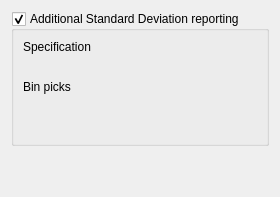
     <widget class="QWidget" name="tab_add_report">
      <attribute name="title">
       <string>Additional Reporting</string>
      </attribute>
      <layout class="QVBoxLayout" name="verticalLayout_9">
       <item>
        <widget class="QGroupBox" name="groupBox_add_sd">
         <property name="title">
          <string>Additional Standard Deviation reporting</string>
         </property>
         <property name="checkable">
          <bool>true</bool>
         </property>
         <layout class="QVBoxLayout" name="verticalLayout_10">
          <item>
           <layout class="QGridLayout" name="gridLayout">
            <item row="0" column="0">
             <widget class="QLabel" name="label_add_sd_spec">
              <property name="text">
               <string>Specification</string>
              </property>
             </widget>
            </item>
            <item row="3" column="0">
             <widget class="QLabel" name="label_add_sd_bins">
              <property name="text">
               <string>Bin picks</string>
              </property>
             </widget>
            </item>
            <item row="2" column="1">
             <spacer name="horizontalSpacer_add_sd">
              <property name="orientation">
               <enum>Qt::Horizontal</enum>
              </property>
              <property name="sizeHint" stdset="0">
               <size>
                <width>40</width>
                <height>20</height>
               </size>
              </property>
             </spacer>
            </item>
            <item row="4" column="0" colspan="2">
             <layout class="QVBoxLayout" name="verticalLayout_add_sd_bins"/>
            </item>
            <item row="1" column="0" colspan="2">
             <layout class="QVBoxLayout" name="verticalLayout_add_sd_spec"/>
            </item>
           </layout>
          </item>
          <item>
           <spacer name="verticalSpacer">
            <property name="orientation">
             <enum>Qt::Vertical</enum>
            </property>
            <property name="sizeHint" stdset="0">
             <size>
              <width>20</width>
              <height>40</height>
             </size>
            </property>
           </spacer>
          </item>
         </layout>
        </widget>
       </item>
       <item>
        <spacer name="verticalSpacer_add_rept">
         <property name="orientation">
          <enum>Qt::Vertical</enum>
         </property>
         <property name="sizeHint" stdset="0">
          <size>
           <width>20</width>
           <height>40</height>
          </size>
         </property>
        </spacer>
       </item>
      </layout>
     </widget>
